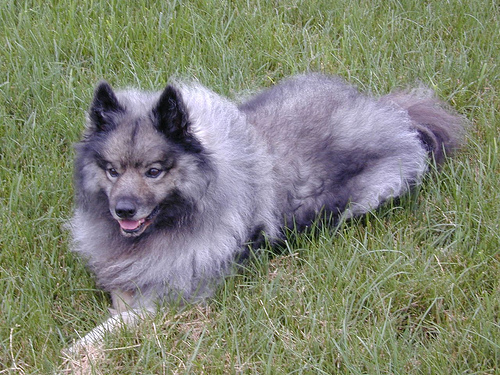
#> input picture assets/keeshond_117.jpg, 500 x 375 px, found by its file name
$ python create_figures.py
#> lines starting #> are read from the running program, lines starting #| are printed output that depends on the picture
import os
from PIL import Image, ImageDraw, ImageFont
import textwrap

BASE = "/Users/gongxiyue/Downloads/STAT6207_assignments/Assignment 1"

# ---- Figure 1: Workflow Diagram ----
def create_workflow_diagram():
    W, H = 900, 200
    img = Image.new("RGB", (W, H), "white")
#> img: PIL image 900x200 RGB; every value is 255
    draw = ImageDraw.Draw(img)

    try:
        font = ImageFont.truetype("/System/Library/Fonts/Helvetica.ttc", 16)
        font_small = ImageFont.truetype("/System/Library/Fonts/Helvetica.ttc", 13)
    except:
        font = ImageFont.load_default()
        font_small = font

    boxes = [
        ("Training\nImages", 30),
        ("Pretrained\nEncoder (fixed)", 210),
        ("Feature\nVectors", 400),
        ("KNN\n(k=5)", 570),
        ("Prediction", 740),
    ]

    for text, x in boxes:
        draw.rounded_rectangle([x, 40, x+140, 120], radius=8, fill="#E8F0FE", outline="#4285F4", width=2)
        bbox = draw.textbbox((0, 0), text, font=font, anchor="mm")
        tw = bbox[2] - bbox[0]
        th = bbox[3] - bbox[1]
        draw.text((x + 70, 80), text, fill="#1a1a1a", font=font, anchor="mm")
#> this loop made 5 passes
#> (bbox, tw, th) on passes 1 to 5: ((-33, -15.5, 31, 18.5), 64, 34), ((-61, -15.5, 61, 17.5), 122, 33), ((-30.56, -15.5, 30, 15.5), 60.56, 31), ((-23, -15.5, 22, 17.5), 45, 33), ((-40, -6, 40, 6), 80, 12)

    for i in range(len(boxes) - 1):
        x1 = boxes[i][1] + 140
        x2 = boxes[i+1][1]
        draw.line([(x1, 80), (x2, 80)], fill="#4285F4", width=2)
        draw.polygon([(x2-8, 72), (x2, 80), (x2-8, 88)], fill="#4285F4")

    draw.text((W//2, 160), "Figure 1: Overall classification workflow", fill="#555", font=font_small, anchor="mm")
    img.save(os.path.join(BASE, "fig1_workflow.png"))
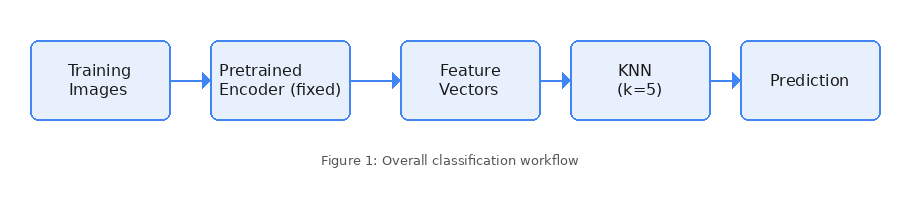
#> saved as fig1_workflow.png: PIL image 900x200 RGB; mean R, G, B 240.4, 244.5, 251.3
    return os.path.join(BASE, "fig1_workflow.png")

# ---- Figure 4: Keeshond Analysis ----
def create_keeshond_figure():
    # Load the keeshond image
    keeshond_img = Image.open(os.path.join(BASE, "stress_sample", "keeshond_117.jpg"))
#> keeshond_img is the input picture: PIL image 500x375 RGB; mean R, G, B 129, 133.2, 115.7
    keeshond_img.thumbnail((220, 220))
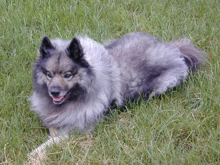
#> keeshond_img: PIL image 220x165 RGB; mean R, G, B 129, 133.2, 115.7

    W, H = 900, 520
    img = Image.new("RGB", (W, H), "white")
#> img: PIL image 900x520 RGB; every value is 255
    draw = ImageDraw.Draw(img)

    try:
        font_title = ImageFont.truetype("/System/Library/Fonts/Helvetica.ttc", 14)
        font_bold = ImageFont.truetype("/System/Library/Fonts/Helvetica-Bold.ttc", 13)
        font = ImageFont.truetype("/System/Library/Fonts/Helvetica.ttc", 12)
    except:
        font_title = font_bold = font = ImageFont.load_default()

    # Title
    draw.text((W//2, 18), "Figure 4: Difficult-Case Analysis — keeshond_117.jpg (dog)", fill="#1a1a1a", font=font_bold, anchor="mm")

    # Place keeshond image
    ix, iy = 30, 45
    img.paste(keeshond_img, (ix, iy))
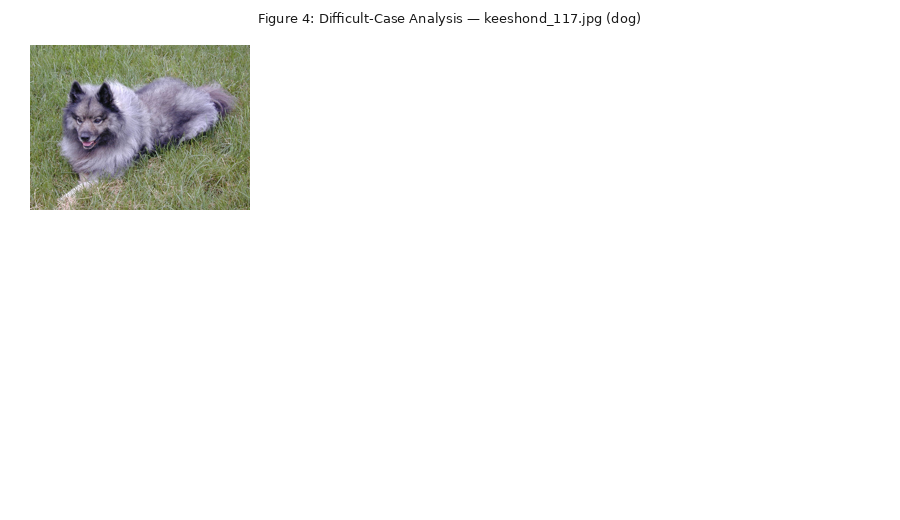
#> img: PIL image 900x520 RGB; mean R, G, B 244.8, 245.1, 243.7
    draw.text((ix + keeshond_img.width//2, iy + keeshond_img.height + 8), "keeshond_117.jpg", fill="#555", font=font, anchor="mm")

    # 3x3 Prediction Table
    tx, ty = 300, 45
    draw.text((tx, ty), "3 × 3 Prediction Table", fill="#1a1a1a", font=font_bold)
    ty += 22

    headers = ["Encoder", "Cosine", "Euclidean", "Manhattan"]
    col_w = [110, 80, 85, 85]
    row_h = 22

    # Header row
    x = tx
    for i, h in enumerate(headers):
        draw.rectangle([x, ty, x+col_w[i], ty+row_h], fill="#D2E3FC", outline="#999")
        draw.text((x+4, ty+4), h, fill="#1a1a1a", font=font_bold)
        x += col_w[i]
#> after the loop, x = 660

    # Data rows
    data = [
        ["ResNet-18",      "cat ✗",  "cat ✗",  "dog ✓"],
        ["EfficientNet-B0","cat ✗",  "cat ✗",  "dog ✓"],
        ["ViT-B/16",       "dog ✓",  "dog ✓",  "dog ✓"],
    ]
    for row in data:
        ty += row_h
        x = tx
        for i, cell in enumerate(row):
            draw.rectangle([x, ty, x+col_w[i], ty+row_h], outline="#ccc")
            color = "#1a1a1a"
            if "✗" in cell:
                color = "#c0392b"
            elif "✓" in cell:
                color = "#27ae60"
            draw.text((x+4, ty+4), cell, fill=color, font=font)
            x += col_w[i]
#> after the loop, ty = 133

    # Top-5 Neighbours Table
    ty += row_h + 25
#> ty = 180
    draw.text((tx, ty), "Top-5 Nearest Neighbours (ResNet-18 + Cosine)", fill="#1a1a1a", font=font_bold)
    ty += 22
#> ty = 202

    headers2 = ["Rank", "Filename", "Label", "Cosine"]
    col_w2 = [40, 120, 60, 80]
    x = tx
    for i, h in enumerate(headers2):
        draw.rectangle([x, ty, x+col_w2[i], ty+row_h], fill="#D2E3FC", outline="#999")
        draw.text((x+4, ty+4), h, fill="#1a1a1a", font=font_bold)
        x += col_w2[i]
#> after the loop, x = 600

    neighbours = [
        ["1", "dog.39.jpg",  "dog", "0.7503"],
        ["2", "cat.139.jpg", "cat", "0.7441"],
        ["3", "cat.131.jpg", "cat", "0.7392"],
        ["4", "cat.36.jpg",  "cat", "0.7378"],
        ["5", "dog.188.jpg", "dog", "0.7374"],
    ]
    for row in neighbours:
        ty += row_h
        x = tx
        for i, cell in enumerate(row):
            draw.rectangle([x, ty, x+col_w2[i], ty+row_h], outline="#ccc")
            color = "#27ae60" if cell == "dog" else "#c0392b" if cell == "cat" else "#1a1a1a"
            draw.text((x+4, ty+4), cell, fill=color, font=font)
            x += col_w2[i]
#> this loop made 5 passes
#> ty on passes 1 to 5: 224, 246, 268, 290, 312
#> after the loop, ty = 312

    img.save(os.path.join(BASE, "fig4_keeshond.png"))
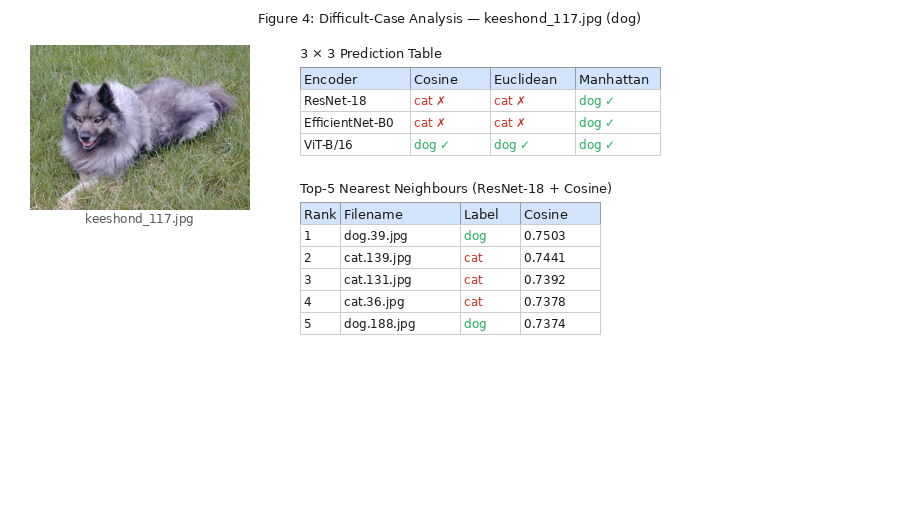
#> saved as fig4_keeshond.png: PIL image 900x520 RGB; mean R, G, B 240.4, 241.2, 240.4
    return os.path.join(BASE, "fig4_keeshond.png")

# Run
f1 = create_workflow_diagram()
f4 = create_keeshond_figure()
print(f"Created: {f1}")
print(f"Created: {f4}")
